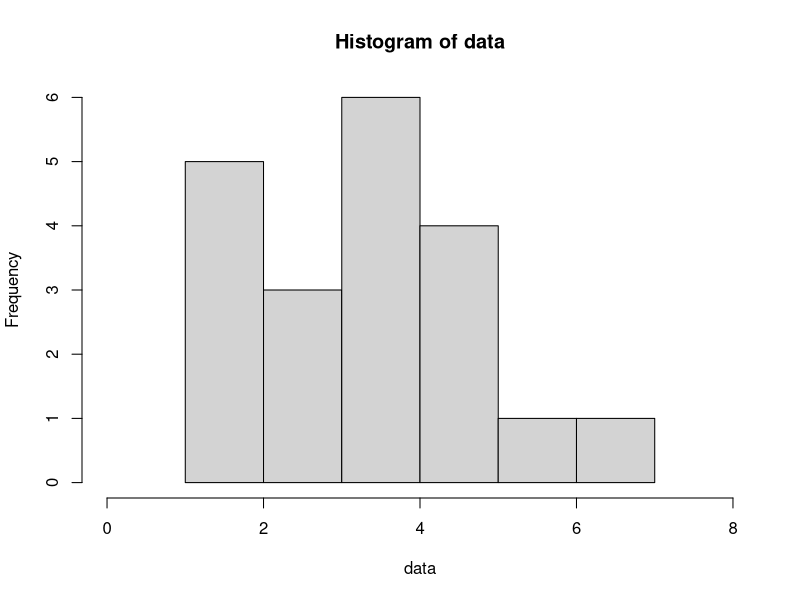

Generate this figure with R:
#Praktikum soal nomor 2

#Diketahui disoal bahwa total pasien (n) adalah 20
#peluang sembuh (p) = 0.2

#sub soal (a)
#Perhitungan peluang dimana 4 pasien sembuh
a <- dbinom(x=4,20,0.2)
a
#hasil peluang nya adalah 0.2181994

#sub soal (b)
#Grafik histogram kasus
data <- rbinom(20,20,0.2)
hist(data,
     xlim = c(0,8))

#sub soal (c)

#jumlah pasien
n=20
#peluang sembuh
p=0.2
#peluang tidak sembuh nya
q=1-p

#nilai rataan theorytical
me=n*p
me

#nilai rataan sampel
mean(data)

#varian theorytical
va=n*p*q
va

#varian sampel
var(data)